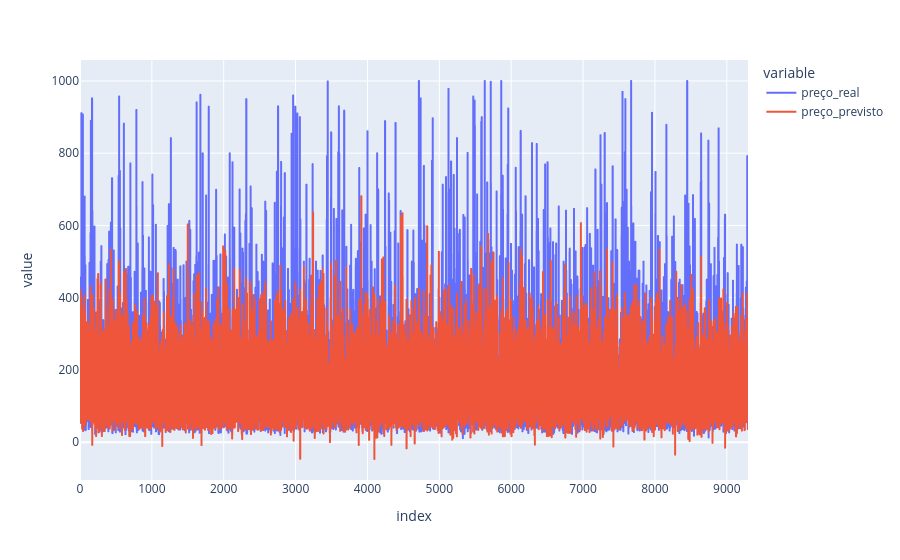

The notebook cell this image was saved under:
### Code cell
df_lasso = pd.DataFrame({
    'id_imovel': X_test['id'],       # Busca o ID original que ficou de fora do treino
    'preço_real': y_test,             # A nota real (Target)
    'preço_previsto': y_pred_lasso      # A nota que a árvore calculou
})
df_lasso.reset_index(drop=True, inplace=True)
df_lasso['erro'] = (df_lasso['preço_real'] - df_lasso['preço_previsto']).abs() / df_lasso['preço_real'] 


fig = px.line(df_lasso, y=['preço_real', 'preço_previsto'])
fig.show()
print(df_lasso[df_lasso['erro'] >=0.1].head())

### Figure 1 — Plotly figure (JSON) as saved in the notebook; plotly's stock layout.template omitted (floating-point values rounded to 4 significant figures; data arrays with more than 128 entries replaced by an {"elided": "..."} marker saying what was removed)
{"data": [{"hovertemplate": "variable=preço_real<br>index=%{x}<br>value=%{y}<extra></extra>", "legendgroup": "preço_real", "line": {"color": "#636efa", "dash": "solid"}, "marker": {"symbol": "circle"}, "mode": "lines", "name": "preço_real", "showlegend": true, "type": "scattergl", "x": {"elided": "9296 int values"}, "xaxis": "x", "y": {"elided": "9296 float values"}, "yaxis": "y"}, {"hovertemplate": "variable=preço_previsto<br>index=%{x}<br>value=%{y}<extra></extra>", "legendgroup": "preço_previsto", "line": {"color": "#EF553B", "dash": "solid"}, "marker": {"symbol": "circle"}, "mode": "lines", "name": "preço_previsto", "showlegend": true, "type": "scattergl", "x": {"elided": "9296 int values"}, "xaxis": "x", "y": {"elided": "9296 float values"}, "yaxis": "y"}], "layout": {"legend": {"title": {"text": "variable"}, "tracegroupgap": 0}, "margin": {"t": 60}, "xaxis": {"anchor": "y", "domain": [0, 1], "title": {"text": "index"}}, "yaxis": {"anchor": "x", "domain": [0, 1], "title": {"text": "value"}}}}
